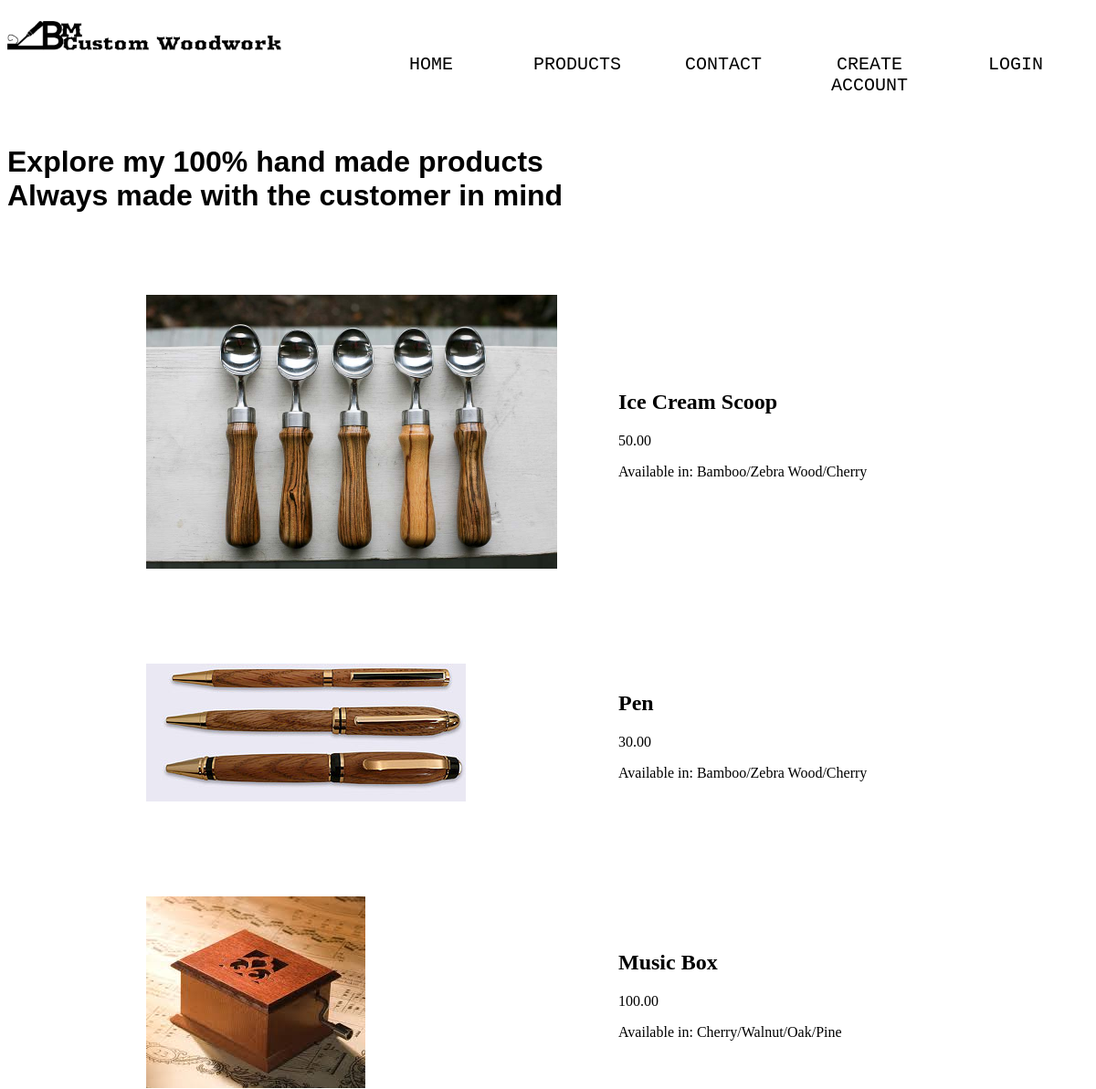
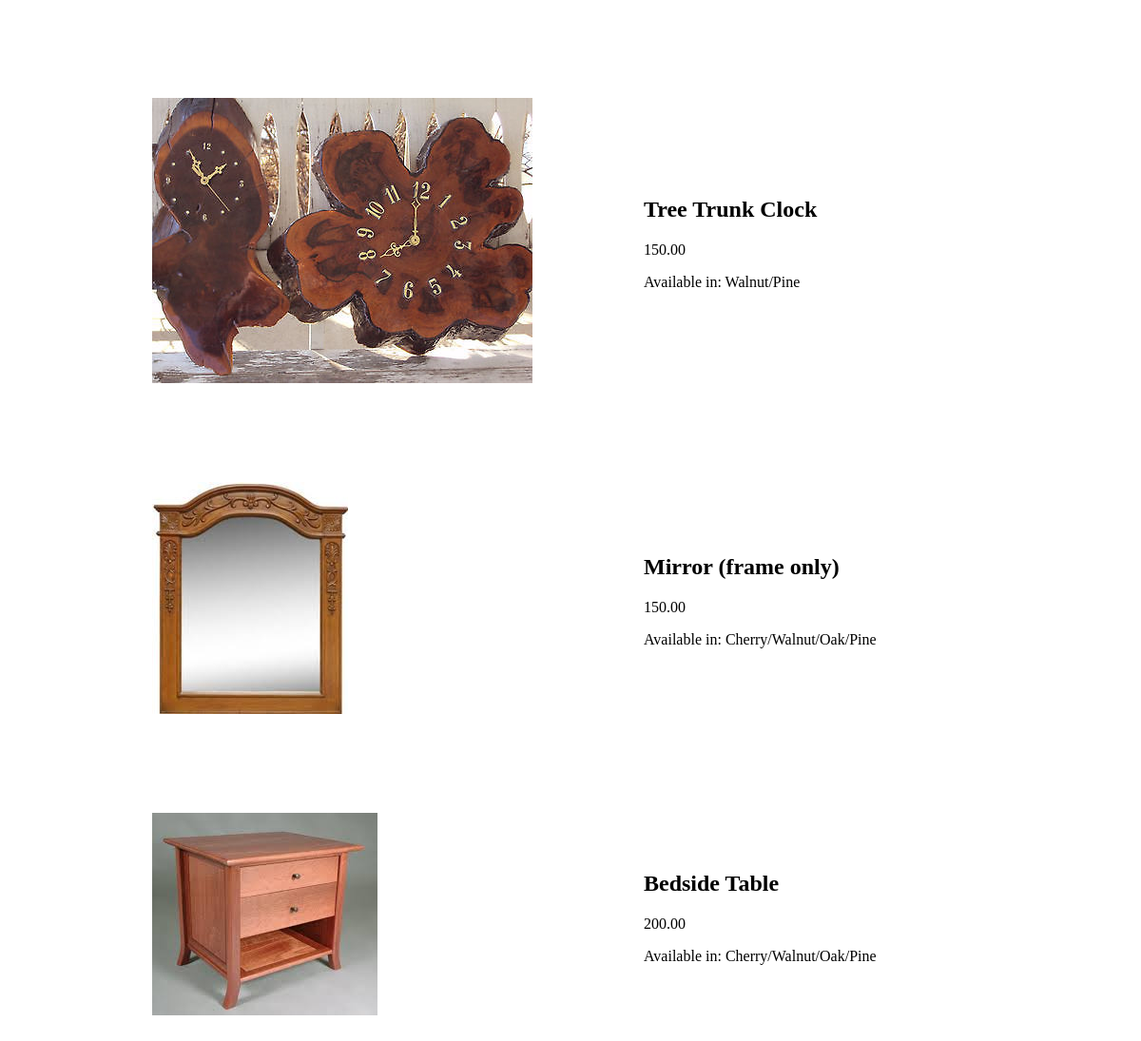
/products.php, run on the app's committed database (2 pictures, top to bottom).
### tables this page shows
CREATE TABLE IF NOT EXISTS `product` (
  `product_id` int(11) NOT NULL AUTO_INCREMENT,
  `product_name` varchar(30) NOT NULL,
  `product_type` varchar(100) NOT NULL,
  `price` decimal(10,2) NOT NULL,
  `material_name` varchar(30) NOT NULL,
  PRIMARY KEY (`product_id`)
);

### products.php (the view, shortened to what this page needs)
<!DOCTYPE html>
<html>
    <head>
        <link rel="stylesheet" type="text/css" href="Styles.css">
    </head>
    <div id = "header">
        <img src ="drawing.png" id = "logo"/>
        <ul id = "menu">
            <li class ="navLink">
                <?php
                 if(isset($_SESSION['username']) &&
                   isset ($_SESSION['password'])){
                     echo <<<_END
                    <li class ="navLink">
                <a href = "user_logout.php">LOGOUT</a>
                    <li class ="navLink">
_END;
                }else{
                    echo <<<_END
                    <li class ="navLink">
                <a href = "user_login.php">LOGIN</a>
                    <li class ="navLink">
_END;
                }
                ?>
                <a href = "register_user.php">CREATE ACCOUNT</a>
            <li class ="navLink">
                <a href = "add_customer.php">CONTACT</a>
            </li>
            <li class ="navLink">
                <a href = "products.php">PRODUCTS</a>
            </li>
            <li class ="navLink">
                <a href = "index.php">HOME</a>
            </li>
        </ul>
    </div>
    </head>
    <body>
        <h1>Explore my 100% hand made products<br>
            Always made with the customer in mind
        </h1>
        <?php
 require_once 'login.php';
$conn = new mysqli($hn, $un, $pw, $db);
        $query="SELECT * FROM product";
        $result=$conn->query($query);
        $rows=$result->num_rows;
        for($j=0; $j<$rows; $j++) {
	$result->data_seek($j);
	$row=$result->fetch_array(MYSQLI_NUM);
         if(isset($_SESSION['username']) &&
            isset ($_SESSION['password'])){
	echo <<<_END
         <table id ="table" class ="details_table">
            <tr>
                <td width ="455"><img src ="$row[1].jpg" class = "infoimg"/>
                </td>
                <td>
                    <h2><a href= "Order_form.php?id=$row[0]">$row[1]</a></h2>
                    <p>$row[3]</p>
                    <p>Available in:    $row[4]</p>
                </td>
            </tr>
            <br><br>
_END;
            }else{
                echo <<<_END
         <table id ="table" class ="details_table">
            <tr>
                <td width ="455"><img src ="$row[1].jpg" class = "infoimg"/>
                </td>
                <td>
                    <h2><a href= "user_login.php">$row[1]</a></h2>
                    <p>$row[3]</p>
                    <p>Available in:    $row[4]</p>
                </td>
            </tr>
            <br><br>
_END;
            }
        }
        ?>
    </body>
</html>

### Styles.css (style rules this page uses)
#header { width: 100%; height: 100px; margin: 0; padding: 0; //position: fixed; z-index: 2; background-color: white; }
#menu { list-style-type: none; margin: 0; padding: 0; }
#logo { height: auto; width: auto; max-width: 300px; margin-top: 15px; }
.navLink { display: block; width: 160px; float: right; font-family: monospace, cursive; font-size: 20px; text-align: center; }
a:link, a:visited, a:active { text-decoration: none; color: black; }
h1 { padding-top: 30px; font-family: Arial, Helvetica, sans-serif; color: black; }
table { margin-left: 120px; }
td { padding: 30px; }
.infoimg { max-width: 450px; }

### data on the page
product: product_name (picture), product_name "Ice Cream Scoop", price "50.00", material_name "Bamboo/Zebra Wood/Cherry"
product: shows a picture, product_name "Pen", price "30.00", material_name "Bamboo/Zebra Wood/Cherry"
product: product_name (picture), product_name "Music Box", price "100.00", material_name "Cherry/Walnut/Oak/Pine"
product: product_name (picture), product_name "Tree Trunk Clock", price "150.00", material_name "Walnut/Pine"
product: product_name (picture), product_name "Mirror (frame only)", price "150.00", material_name "Cherry/Walnut/Oak/Pine"
product: product_name (picture), product_name "Bedside Table", price "200.00", material_name "Cherry/Walnut/Oak/Pine"
